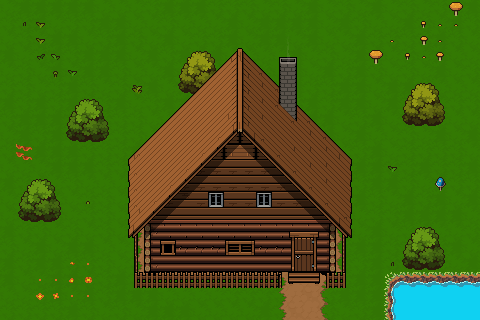

A 2D game scene composited from a Tiled map and its tileset images. What follows is a short description and the map's XML, with each tile layer's data collapsed to a summary:
An orthogonal 30x20 tile map with 16x16 px tiles, 14 tile layers (base-layer, base-layer-1, base-trees-layer, base-trees-layer-1, ...), 8 tilesets and 12 objects (houseleft, door, orc).

<map version="1.10" tiledversion="1.11.0" orientation="orthogonal" renderorder="right-down" width="30" height="20" tilewidth="16" tileheight="16" infinite="0" nextlayerid="19" nextobjectid="34">
 <tileset firstgid="1" source="../Tilesets/tileset_buildings_roofs.tsx" />
 <tileset firstgid="626" source="../Tilesets/tileset_buildings_walls.tsx" />
 <tileset firstgid="2726" source="../Tilesets/tileset_buildings_props.tsx" />
 <tileset firstgid="3351" source="../Tilesets/tileset_buildings_shadows.tsx" />
 <tileset firstgid="3976" source="../Tilesets/tileset_floors.tsx" />
 <tileset firstgid="4626" source="../Tilesets/tileset_vegetation.tsx" />
 <tileset firstgid="5301" source="../Tilesets/full.tsx" />
 <tileset firstgid="7325" source="../Tilesets/tileset_smoke.tsx" />
 <layer id="8" name="base-layer" width="30" height="20">
  <data>[600 cells, 600 non-empty, 7 distinct tile ids]</data>
 </layer>
 <layer id="10" name="base-layer-1" width="30" height="20">
  <data>[600 cells, 62 non-empty, 28 distinct tile ids]</data>
 </layer>
 <layer id="12" name="base-trees-layer" width="30" height="20">
  <data>[600 cells, 17 non-empty, 8 distinct tile ids]</data>
 </layer>
 <layer id="13" name="base-trees-layer-1" width="30" height="20">
  <properties>
   <property name="drawAfterCharacter" type="bool" value="true" />
  </properties>
  <data>[600 cells, 30 non-empty, 12 distinct tile ids]</data>
 </layer>
 <layer id="1" name="house-lower" width="30" height="20">
  <data>[600 cells, 50 non-empty, 14 distinct tile ids]</data>
 </layer>
 <layer id="11" name="house-fence" width="30" height="20">
  <data>[600 cells, 18 non-empty, 7 distinct tile ids]</data>
 </layer>
 <objectgroup id="16" name="obstacles">
  <object id="1" name="houseleft" x="134.5" y="207" width="146" height="80.5" />
  <object id="7" x="326.545" y="272.545" width="18.3636" height="15.2727" />
  <object id="11" x="388" y="274.333" width="92.3333" height="45.3333" />
  <object id="12" x="401.333" y="256" width="45" height="18" />
  <object id="13" x="401" y="112" width="46" height="14.3333" />
  <object id="14" x="177" y="80.3333" width="46" height="14.3333" />
  <object id="15" x="65" y="128.333" width="45.6667" height="14.3333" />
  <object id="16" x="17" y="208" width="45.6667" height="15" />
  <object id="20" x="326.25" y="207.75" width="19.75" height="79.75" />
  <object id="22" x="280" y="207.75" width="47" height="47.5" />
 </objectgroup>
 <objectgroup id="17" name="interactables">
  <object id="32" name="door" x="294.957" y="237.957" width="18.9565" height="33.0435">
   <properties>
    <property name="direction" value="up" />
    <property name="spawnX" type="int" value="127" />
    <property name="spawnY" type="int" value="139" />
    <property name="targetMap" value="homeinside" />
    <property name="type" value="door" />
   </properties>
  </object>
 </objectgroup>
 <objectgroup id="18" name="enemy spawner">
  <object id="33" name="orc" x="124.333" y="92.3333" width="22" height="14.6667">
   <properties>
    <property name="enemyTypeCode" value="orc" />
    <property name="maxSpawnCount" type="int" value="2" />
    <property name="rarity" value="normal" />
   </properties>
  </object>
 </objectgroup>
 <layer id="14" name="house_upper" width="30" height="20">
  <properties>
   <property name="drawAfterCharacter" type="bool" value="true" />
  </properties>
  <data>[600 cells, 30 non-empty, 5 distinct tile ids]</data>
 </layer>
 <layer id="5" name="house-opening" width="30" height="20">
  <data>[600 cells, 11 non-empty, 11 distinct tile ids]</data>
 </layer>
 <layer id="4" name="house-door" width="30" height="20">
  <data>[600 cells, 6 non-empty, 6 distinct tile ids]</data>
 </layer>
 <layer id="9" name="house-roof-shadow" width="30" height="20">
  <properties>
   <property name="drawAfterCharacter" type="bool" value="true" />
  </properties>
  <data>[600 cells, 24 non-empty, 4 distinct tile ids]</data>
 </layer>
 <layer id="3" name="house-roof-layer" width="30" height="20">
  <properties>
   <property name="drawAfterCharacter" type="bool" value="true" />
  </properties>
  <data>[600 cells, 28 non-empty, 4 distinct tile ids]</data>
 </layer>
 <layer id="2" name="house-roof-layer2" width="30" height="20">
  <properties>
   <property name="drawAfterCharacter" type="bool" value="true" />
  </properties>
  <data>[600 cells, 84 non-empty, 23 distinct tile ids]</data>
 </layer>
 <layer id="6" name="house-roof-layer-3" width="30" height="20">
  <properties>
   <property name="drawAfterCharacter" type="bool" value="true" />
  </properties>
  <data>[600 cells, 12 non-empty, 6 distinct tile ids]</data>
 </layer>
 <layer id="7" name="house-roof-layer-4" width="30" height="20">
  <properties>
   <property name="drawAfterCharacter" type="bool" value="true" />
  </properties>
  <data>[600 cells, 9 non-empty, 6 distinct tile ids]</data>
 </layer>
</map>
